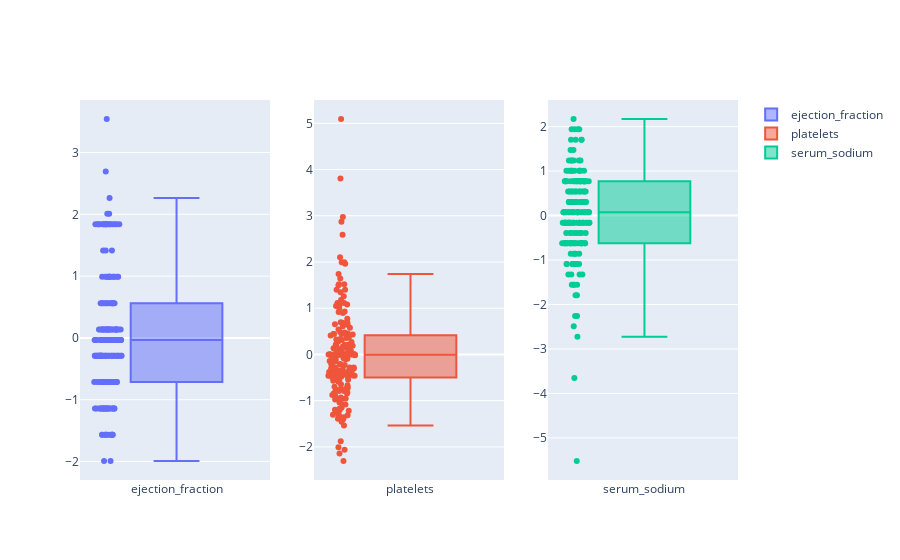

This figure's notebook cell:
### Code cell
fig = make_subplots(rows=1, cols=len(correlated_labels))
for i, var in enumerate(correlated_labels):
    fig.add_trace(
        go.Box(y=X_train[:, i],
        name=var),
        row=1, col=i+1
    )

fig.update_traces(boxpoints='all', jitter=.3)

### Figure 1 — Plotly figure (JSON) as saved in the notebook; plotly's stock layout.template omitted (floating-point values rounded to 4 significant figures; data arrays with more than 128 entries replaced by an {"elided": "..."} marker saying what was removed)
{"data": [{"boxpoints": "all", "jitter": 0.3, "name": "ejection_fraction", "type": "box", "xaxis": "x", "y": {"elided": "191 float values"}, "yaxis": "y"}, {"boxpoints": "all", "jitter": 0.3, "name": "platelets", "type": "box", "xaxis": "x2", "y": {"elided": "191 float values"}, "yaxis": "y2"}, {"boxpoints": "all", "jitter": 0.3, "name": "serum_sodium", "type": "box", "xaxis": "x3", "y": {"elided": "191 float values"}, "yaxis": "y3"}], "layout": {"xaxis": {"anchor": "y", "domain": [0, 0.2889]}, "xaxis2": {"anchor": "y2", "domain": [0.3556, 0.6444]}, "xaxis3": {"anchor": "y3", "domain": [0.7111, 1]}, "yaxis": {"anchor": "x", "domain": [0, 1]}, "yaxis2": {"anchor": "x2", "domain": [0, 1]}, "yaxis3": {"anchor": "x3", "domain": [0, 1]}}}
